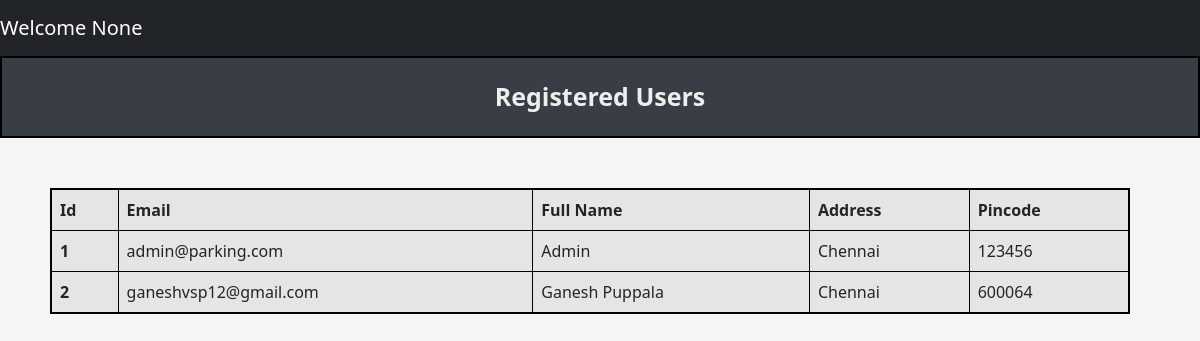
Screenshot of /admin/users with the database file from the repository.
### tables this page shows
CREATE TABLE Users (
            user_id INTEGER PRIMARY KEY AUTOINCREMENT,
            email Text NOT NULL UNIQUE,
            password Text NOT NULL,
            name Text NOT NULL,
            address Text NOT NULL,
            pincode Text NOT NULL,
            role Text DEFAULT 'user'
        );

### controllers/admin_controller.py (the view)
@admin.route('/admin/users', methods = ['GET','POST'])
def viewUsers():
    users_data = getUsersData()
    return render_template("admin/userslist.html",users_data = users_data)

### models/parking_lot.py (called while the page is built)
def getUsersData():
    connection = sqlite3.connect(DATABASE_PARKING)
    cur = connection.cursor()
    cur.execute('''
                    SELECT * FROM USERS
                ''')
    users_data = cur.fetchall()
    connection.commit()
    connection.close()
    return users_data

### templates/admin/userslist.html (shortened to what this page needs)
{% extends "navbar.html" %}
{% block content %}
    <div class="title"> Registered Users </div>
        <table class="table table-striped table-active table-responsive table-css table-bordered ">
            <thead>
                <tr>
                <th scope="col">Id</th>
                <th scope="col">Email</th>
                <th scope="col">Full Name</th>
                <th scope="col">Address</th>
                <th scope="col">Pincode</th>
                </tr>
            </thead>
            <tbody>
                {% for user in users_data %}
                    <tr>
                        <th scope="row">{{ user[0] }}</th>
                        <td>{{ user[1] }}</td>
                        <td>{{ user[3] }}</td>
                        <td>{{ user[4] }}</td>
                        <td>{{ user[5] }}</td>
                    </tr>
                {% endfor %}
            </tbody>
        </table>
{% endblock %}

### static/css/style.css (style rules this page uses)
body { background-color: #f5f5f5; justify-content: center; }
.title { background-color: #393E46; border: 2px solid black; text-align: center; padding: 20px; font-weight: bold; font-size: 25px; margin-bottom: 20px; color: #EEEEEE; }
.table-css { margin: 50px; justify-content: center; width: 90vw; border: 2px solid black; }

### rows the page displays
Users: user_id "1", email "admin@parking.com", name "Admin", address "Chennai", pincode "123456"
Users: user_id "2", email "ganeshvsp12@gmail.com", name "Ganesh Puppala", address "Chennai", pincode "600064"

### other values shown
{{ session.get('name') }} "None"
